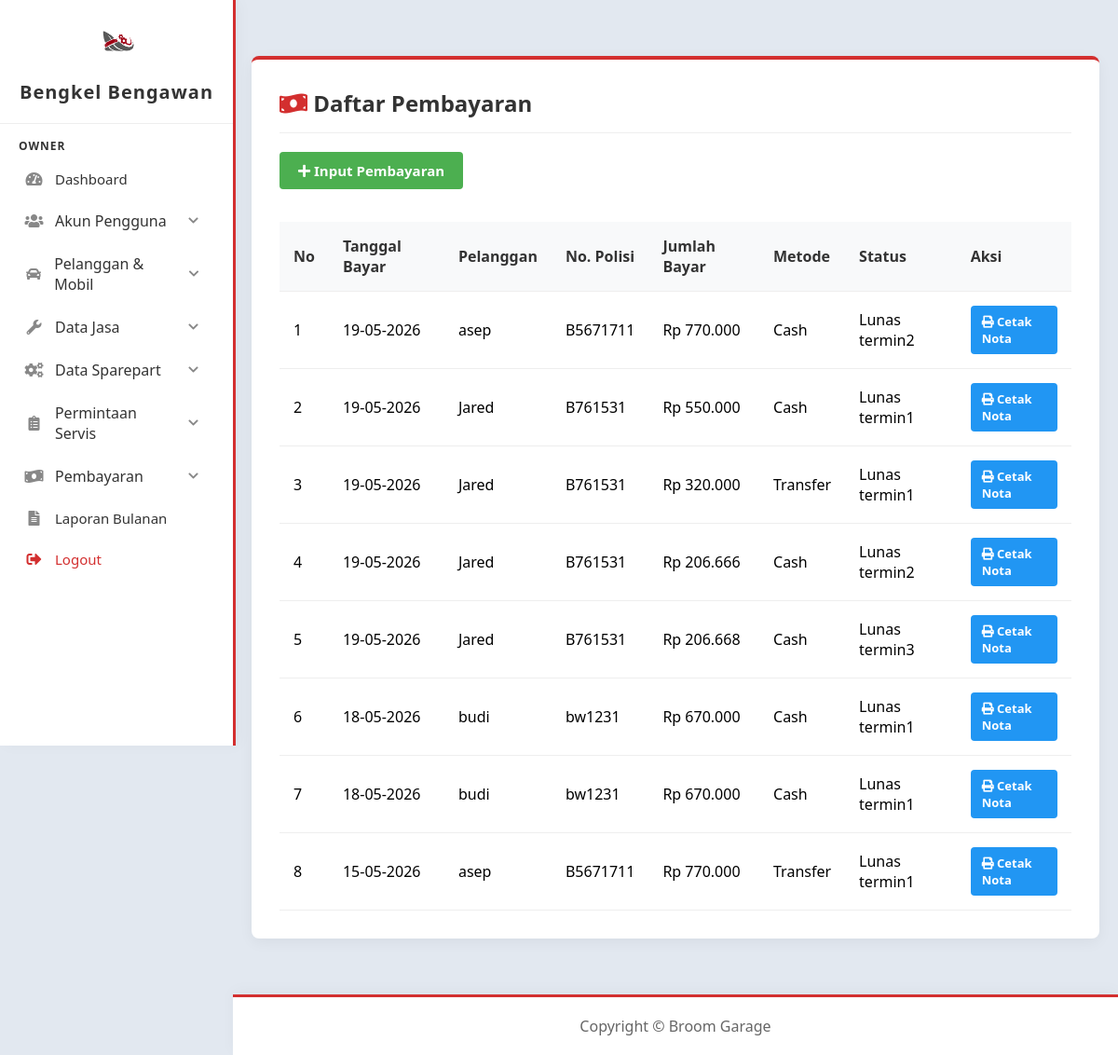
Page /owner/pembayaran/list.php (signed in) on the committed database.
### tables this page shows
CREATE TABLE `pembayaran` (
  `id_bayar` int(11) NOT NULL,
  `id_permintaan` int(11) NOT NULL,
  `jumlah_bayar` int(11) NOT NULL,
  `metode_pembayaran` enum('cash','transfer') NOT NULL,
  `status_pembayaran` enum('lunas termin1','lunas termin2','lunas termin3') DEFAULT NULL,
  `tanggal_bayar` date NOT NULL
);

CREATE TABLE `pelanggan` (
  `id_pelanggan` int(11) NOT NULL,
  `nama_pelanggan` varchar(255) NOT NULL,
  `no_telp` varchar(11) NOT NULL,
  `alamat` text DEFAULT NULL
);

CREATE TABLE `mobil` (
  `id_mobil` int(11) NOT NULL,
  `id_pelanggan` int(11) NOT NULL,
  `merk_mobil` varchar(255) NOT NULL,
  `tipe_mobil` varchar(255) NOT NULL,
  `plat_nomor` varchar(8) NOT NULL,
  `tahun_mobil` year(4) DEFAULT NULL
);

### owner/pembayaran/list.php (the view, shortened to what this page needs)
<?php
include '../../config/config.php';
$query = "SELECT pb.*, ps.keluhan, m.plat_nomor, p.nama_pelanggan
          FROM pembayaran pb
          JOIN permintaan_servis ps ON pb.id_permintaan = ps.id_permintaan
          JOIN mobil m ON ps.id_mobil = m.id_mobil
          JOIN pelanggan p ON m.id_pelanggan = p.id_pelanggan
          ORDER BY pb.tanggal_bayar DESC";
$result = $conn->query($query);
$no = 1;
?>
<!DOCTYPE html>
<html lang="en">
<head>
    <link href="https://cdnjs.cloudflare.com/ajax/libs/font-awesome/5.15.3/css/all.min.css" rel="stylesheet">
    <link href="../../assets/css/dashboard.css" rel="stylesheet">
    <link href="../../assets/css/list.css" rel="stylesheet">
</head>
<body>
    <?php include '../../includes/sidebar.php'; ?>
    <div class="content">
        <div class="table-container">
            <h2 style="margin-top: 0; color: #333; text-align: left; border-bottom: 1px solid #eee; padding-bottom: 15px; margin-bottom: 20px;">
                <i class="fas fa-money-bill-wave" style="color: #d32f2f;"></i> Daftar Pembayaran
            </h2>
            <div style="text-align: left;">
                <a href="add.php" class="btn btn-add"><i class="fas fa-plus"></i> Input Pembayaran</a>
            </div>
            <table>
                <thead>
                    <tr>
                        <th>No</th>
                        <th>Tanggal Bayar</th>
                        <th>Pelanggan</th>
                        <th>No. Polisi</th>
                        <th>Jumlah Bayar</th>
                        <th>Metode</th>
                        <th>Status</th>
                        <th>Aksi</th>
                    </tr>
                </thead>
                <tbody>
                    <?php if($result->num_rows > 0): ?>
                        <?php while($row = $result->fetch_assoc()): ?>
                            <tr>
                                <td><?php echo $no++; ?></td>
                                <td><?php echo date('d-m-Y', strtotime($row['tanggal_bayar'])); ?></td>
                                <td><?php echo htmlspecialchars($row['nama_pelanggan']); ?></td>
                                <td><?php echo htmlspecialchars($row['plat_nomor']); ?></td>
                                <td>Rp <?php echo number_format($row['jumlah_bayar'], 0, ',', '.'); ?></td>
                                <td><?php echo ucfirst($row['metode_pembayaran']); ?></td>
                                <td>
                                    <?php
                                    $status_class = 'status-pending';
                                    if(strpos($row['status_pembayaran'], 'lunas') !== false) {
                                        $status_class = 'status-completed';
                                    }
                                    ?>
                                    <span class="<?php echo $status_class; ?>"><?php echo ucfirst($row['status_pembayaran']); ?></span>
                                </td>
                                <td>
                                    <a href="cetak_nota.php?id_bayar=<?php echo $row['id_bayar']; ?>" class="btn btn-edit" target="_blank"><i class="fas fa-print"></i> Cetak Nota</a>
                                </td>
                            </tr>
                        <?php endwhile; ?>
                    <?php else: ?>
                        <tr>
                            <td colspan="8" style="text-align: center;">Tidak ada data pembayaran.</td>
                        </tr>
                    <?php endif; ?>
                </tbody>
            </table>
        </div>
    </div>
</body>
</html>
<?php include('../../includes/footer.php'); ?>

### assets/css/dashboard.css (style rules this page uses)
body { font-family: 'Segoe UI', Tahoma, Geneva, Verdana, sans-serif; background-color: #e2e8f0; margin: 0; }
.content { padding: 40px 20px; text-align: center; }

### assets/css/list.css (style rules this page uses)
.table-container { background: white; padding: 30px; border-radius: 8px; box-shadow: 0 4px 15px rgba(0,0,0,0.05); margin: 20px auto; width: 100%; max-width: 1500px; border-top: 4px solid #d32f2f; box-sizing: border-box; }
table { width: 100%; border-collapse: collapse; margin-top: 15px; }
th, td { padding: 15px; text-align: left; border-bottom: 1px solid #eee; }
th { background-color: #f8f9fa; color: #333; font-weight: 600; }
.btn { padding: 8px 12px; text-decoration: none; border-radius: 4px; font-size: 13px; color: white; display: inline-block; font-weight: bold; transition: background-color 0.3s; }
.btn-add { background-color: #4CAF50; margin-bottom: 20px; font-size: 15px; padding: 10px 20px; }
.btn-edit { background-color: #2196F3; }

### assets/css/sidebar.css (style rules this page uses)
body { padding-left: 250px; margin: 0; }

### assets/css/footer.css (style rules this page uses)
body { display: flex; flex-direction: column; min-height: 100vh; }

### rows in the picture
pembayaran: tanggal_bayar "19-05-2026", pelanggan.nama_pelanggan "asep", mobil.plat_nomor "B5671711", jumlah_bayar "770.000", metode_pembayaran "Cash", status_pembayaran "Lunas termin2"
pembayaran: tanggal_bayar "19-05-2026", pelanggan.nama_pelanggan "Jared", mobil.plat_nomor "B761531", jumlah_bayar "550.000", metode_pembayaran "Cash", status_pembayaran "Lunas termin1"
pembayaran: tanggal_bayar "19-05-2026", pelanggan.nama_pelanggan "Jared", mobil.plat_nomor "B761531", jumlah_bayar "320.000", metode_pembayaran "Transfer", status_pembayaran "Lunas termin1"
pembayaran: tanggal_bayar "19-05-2026", pelanggan.nama_pelanggan "Jared", mobil.plat_nomor "B761531", jumlah_bayar "206.666", metode_pembayaran "Cash", status_pembayaran "Lunas termin2"
pembayaran: tanggal_bayar "19-05-2026", pelanggan.nama_pelanggan "Jared", mobil.plat_nomor "B761531", jumlah_bayar "206.668", metode_pembayaran "Cash", status_pembayaran "Lunas termin3"
pembayaran: tanggal_bayar "18-05-2026", pelanggan.nama_pelanggan "budi", mobil.plat_nomor "bw1231", jumlah_bayar "670.000", metode_pembayaran "Cash", status_pembayaran "Lunas termin1"
pembayaran: tanggal_bayar "18-05-2026", pelanggan.nama_pelanggan "budi", mobil.plat_nomor "bw1231", jumlah_bayar "670.000", metode_pembayaran "Cash", status_pembayaran "Lunas termin1"
pembayaran: tanggal_bayar "15-05-2026", pelanggan.nama_pelanggan "asep", mobil.plat_nomor "B5671711", jumlah_bayar "770.000", metode_pembayaran "Transfer", status_pembayaran "Lunas termin1"
